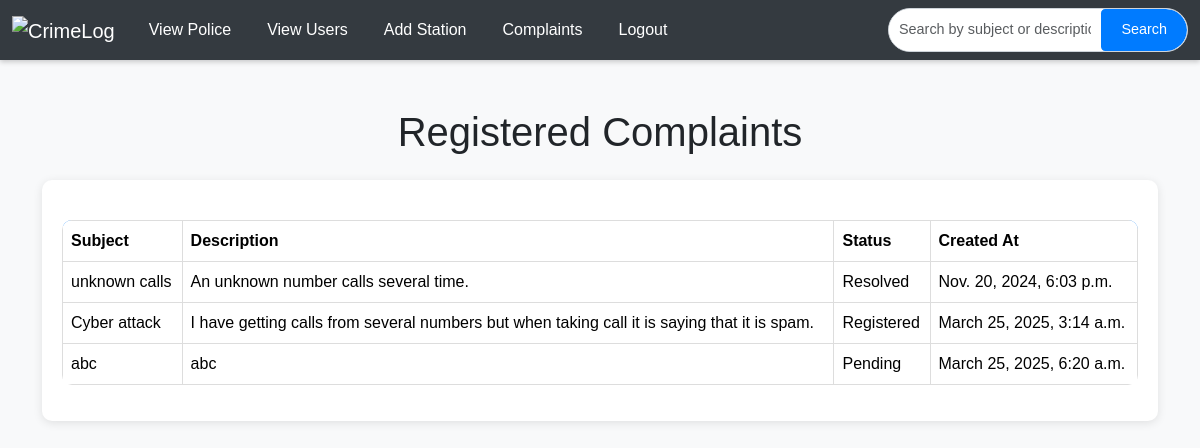
Screenshot of /viewcomplaint/ with the database file from the repository.
### app/models.py (models this page shows, shortened)
class Complaint(models.Model):
    user = models.ForeignKey(User, on_delete=models.CASCADE)
    police = models.ForeignKey(Police, on_delete=models.CASCADE)
    subject = models.CharField(max_length=255)
    description = models.TextField()
    image = models.ImageField(upload_to='complaint_images/', null=True, blank=True)  # New Image Field
    status = models.CharField(max_length=50, choices=[('Pending', 'Pending'), ('Registered', 'Registered'), ('Resolved', 'Resolved')], default='Pending')
    created_at = models.DateTimeField(auto_now_add=True)
    registered_at = models.DateTimeField(null=True, blank=True)  # Optional

### app/views.py (the view)
# urls.py: path('viewcomplaint/',views.viewcomplaint,name='viewcomplaint'),
def viewcomplaint(req):
    query = req.POST.get('query', '')  # Retrieve the search query from the POST request
    if query:
        data = Complaint.objects.filter(
            Q(subject__icontains=query) | Q(description__icontains=query)
        )
    else:
        data = Complaint.objects.all()  # Return all complaints if no query is provided
    return render(req, 'admin/viewcomplaint.html', {'data': data, 'query': query})

### templates/admin/viewcomplaint.html (shortened to what this page needs)
<!DOCTYPE html>
<html lang="en">
<head>
    <link href="https://cdn.jsdelivr.net/npm/bootstrap@5.3.3/dist/css/bootstrap.min.css" rel="stylesheet">
    <link href="https://cdn.jsdelivr.net/npm/bootstrap-icons/font/bootstrap-icons.css" rel="stylesheet">
</head>
<body>
    <nav id="nav" class="navbar navbar-expand-lg navbar-dark sticky-top">
        <div class="container-fluid">
            <a class="navbar-brand" href="../viewcomplaint">
                <img id="logo" src="../static/images/complaints-text-on-red-round-grungy-texture-stamp-2HEHM9A.jpg" alt="CrimeLog" style="max-height: 50px;">
            </a>
            <div class="collapse navbar-collapse" id="mynavbar">
                <ul class="navbar-nav me-auto">
                    <li class="nav-item"><a class="nav-link" href="../viewpolice">View Police</a></li>
                    <li class="nav-item"><a class="nav-link" href="../viewusers">View Users</a></li>
                    <li class="nav-item"><a class="nav-link" href="../addstation">Add Station</a></li>
                    <li class="nav-item"><a class="nav-link" href="../viewcomplaint">Complaints</a></li>
                    <li class="nav-item"><a class="nav-link" href="../logout">Logout</a></li>
                </ul>
                <div class="search-input-group">
                    <form method="post" action="{% url 'viewcomplaint' %}">
                        <input class="form-control" type="text" name="query" placeholder="Search by subject or description..." value="{{ query|default:'' }}">
                        <button class="btn btn-primary" type="submit">Search</button>
                    </form>
                </div>
            </div>
        </div>
    </nav>
    <div class="container mt-5">
        <h1 class="text-center mb-4">Registered Complaints</h1>
        <div class="table-container">
            <table class="table">
                <thead>
                    <tr>
                        <th>Subject</th>
                        <th>Description</th>
                        <th>Status</th>
                        <th>Created At</th>
                    </tr>
                </thead>
                <tbody>
                    {% for i in data %}
                    <tr>
                        <td>{{ i.subject }}</td>
                        <td>{{ i.description }}</td>
                        <td>{{ i.status }}</td>
                        <td>{{ i.created_at }}</td>
                    </tr>
                    {% empty %}
                    <tr>
                        <td colspan="4" class="no-complaints">No complaints registered.</td>
                    </tr>
                    {% endfor %}
                </tbody>
            </table>
        </div>
    </div>
</body>
</html>

### templates/admin/viewcomplaint.html (style rules this page uses)
body { font-family: Arial, sans-serif; background-color: #f8f9fa; }
#nav { box-shadow: 0 2px 5px rgba(0, 0, 0, 0.2); background-color: #343a40; }
.navbar .nav-link { color: #fff; margin: 0 10px; }
.table-container { overflow: scroll; }
table { background-color: #ffffff; border-collapse: collapse; margin: 20px auto; border-radius: 10px; overflow: hidden; }
table thead { background-color: #007bff; color: #fff; }
table th, table td { padding: 12px 20px; text-align: left; border: 1px solid #ddd; }
table tbody tr { transition: background-color 0.3s ease; }
.table-container { padding: 20px; box-shadow: 0 2px 10px rgba(0, 0, 0, 0.1); background-color: #ffffff; border-radius: 10px; }
.search-input-group { display: flex; align-items: center; border: 1px solid #ced4da; border-radius: 25px; overflow: hidden; background-color: #fff; width: 300px; }
.search-input-group form { display: flex; align-items: center; width: 100%; }
.search-input-group input { flex: 1; border: none; padding: 10px 10px; outline: none; font-size: 0.9rem; }
.search-input-group button { background-color: #007bff; border: none; color: #fff; padding: 10px 20px; font-size: 0.9rem; cursor: pointer; border-top-right-radius: 25px; border-bottom-right-radius: 25px; transition: background-color 0.3s ease; }
.btn { background-color: #007bff; color: #fff; border-radius: 5px; padding: 8px 15px; transition: background-color 0.3s; }

### rows the page displays
Complaint: subject "unknown calls", description "An unknown number calls several time.", status "Resolved", created_at "Nov. 20, 2024, 6:03 p.m."
Complaint: subject "Cyber attack", description "I have getting calls from several numbers but when taking call it is saying that it is spam.", status "Registered", created_at "March 25, 2025, 3:14 a.m."
Complaint: subject "abc", description "abc", status "Pending", created_at "March 25, 2025, 6:20 a.m."
